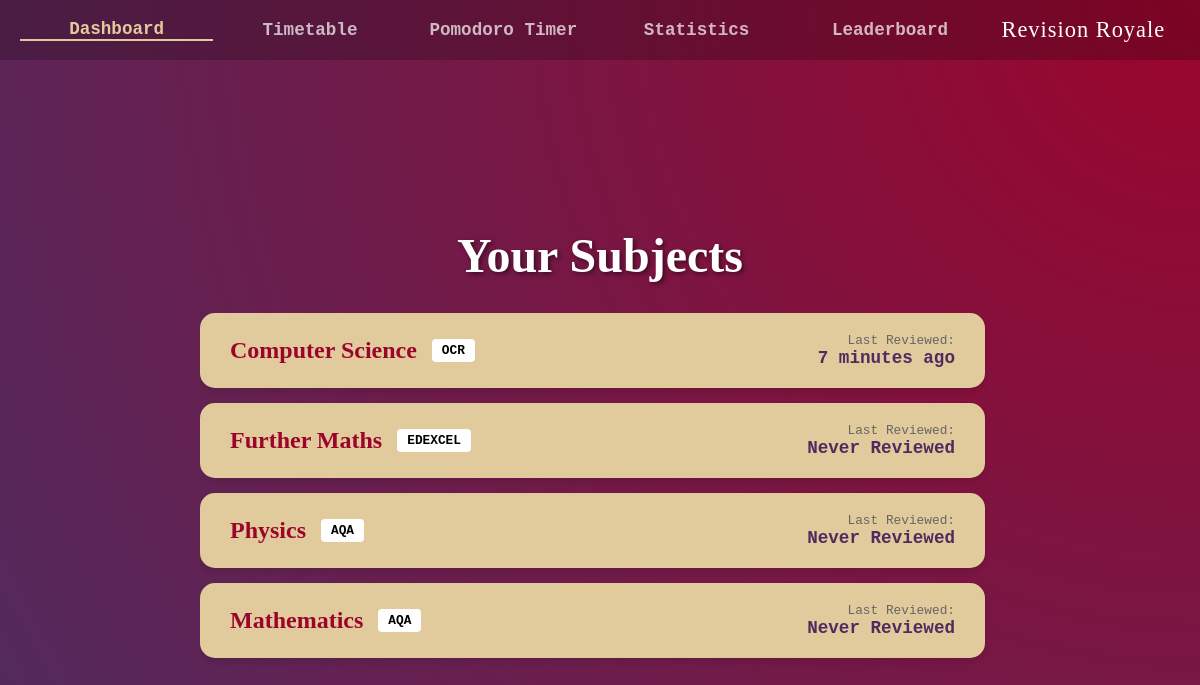
The app's page /dashboard (signed in), older data.
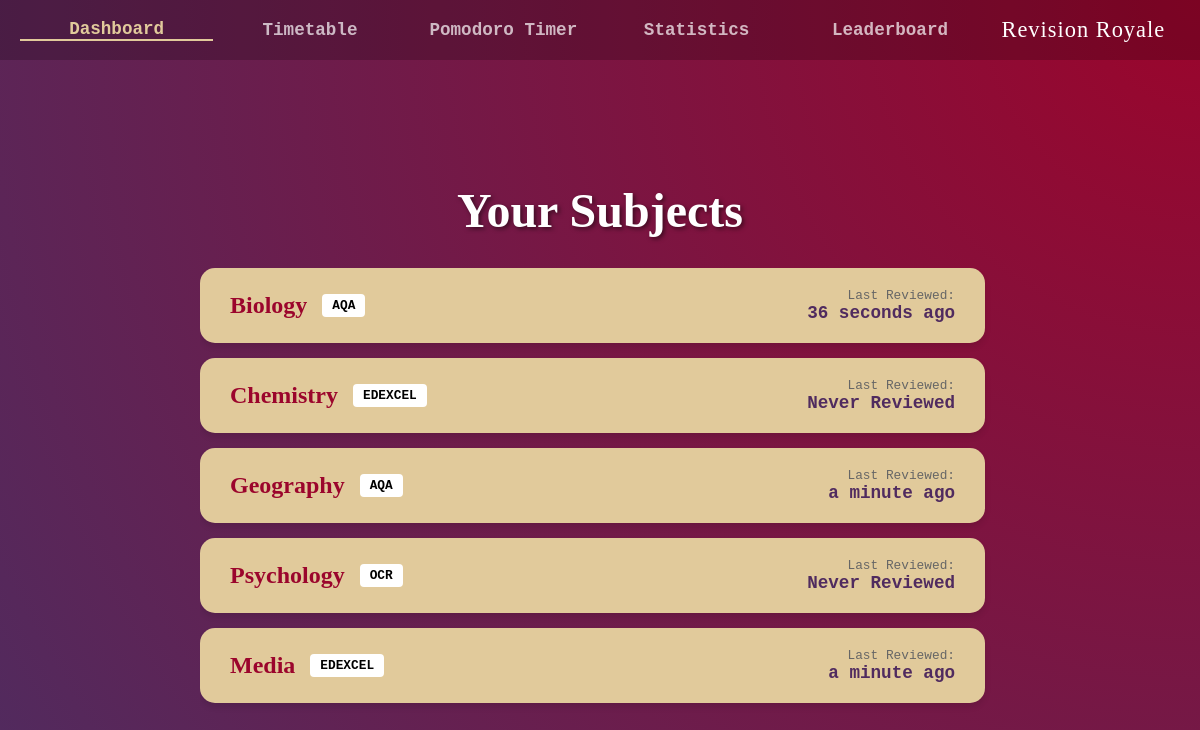
The same page, newer data.
### tables this page shows
CREATE TABLE Subjects
(SubjectID INTEGER PRIMARY KEY AUTOINCREMENT,
SubjectName TEXT,
ExamBoard TEXT,
TimeSpent INTEGER,
LastReviewed INTEGER,
Priority REAL,
Username TEXT,
FOREIGN KEY(Username) REFERENCES Users(Username));

### app.py (the view)
@app.route("/dashboard", methods=["GET"])
def DashboardPage():
    AuthHandling(session)
    if CurrentUser is None:
        return redirect("/login")
    if CurrentUser.GetAttribute("SetupComplete").Value == 0:
        return redirect("/setup-subjects")
    SubjectRecords: list[Record] = ProgramDatabase.GetAllRecords("Subjects", AttributeValue("Username", "TEXT", session["user"]))
    if SubjectRecords is None or SubjectRecords == []:
        return redirect('/setup-subjects')
    Subjects = []
    for Subject in SubjectRecords:
        LastReviewed = Subject.GetAttribute("LastReviewed").Value
        if LastReviewed == 0:
            LastReviewed = "Never Reviewed"
        else:
            LastReviewed = arrow.get(LastReviewed).humanize()
        Subjects.append({"SubjectID" : Subject.GetPrimaryKey().Value,
                         "SubjectName": Subject.GetAttribute("SubjectName").Value,
                         "ExamBoard": Subject.GetAttribute("ExamBoard").Value,
                         "LastReviewed": LastReviewed})
    return render_template("authenticated/dashboard.html", ActivePage="dashboard", Subjects=Subjects)

### app.py (called while the page is built)
def AuthHandling(Session):
    global CurrentUser
    if "user" not in Session:
        return redirect("/login")
    if CurrentUser is None or CurrentUser.IsEmpty():
        CurrentUser = AuthenticationModule.GetUserRecord(session["user"])
    if CurrentUser is None or CurrentUser.IsEmpty():
        return redirect("/login")
    else:
        AuthenticationModule.UpdateStreak(CurrentUser)
        AuthenticationModule.UpdateLastActive(CurrentUser)

### modules.py (called while the page is built)
def GetAttributeValueFromList(Attributes: list[AttributeValue], Name: str) -> AttributeValue:
    for Attribute in Attributes:
        if Attribute.Name == Name:
            return Attribute
    return None

    def IsEmpty(self) -> bool:
        return (self.TableName == "" or self.PrimaryKey == None)

    def GetTableName(self) -> str:
        return self.TableName

    def GetPrimaryKey(self) -> AttributeValue:
        return self.PrimaryKey

    def GetAttributes(self) -> list[AttributeValue]:
        return self.Attributes

    def ChangeAttribute(self, Name: str, Value: any) -> None:
        CurrentAttributes: list[AttributeValue] = self.Attributes
        if Name == self.PrimaryKey.Name:
            return
        for Attribute in CurrentAttributes:
            if Attribute.Name == Name:
                Attribute.Value = Value
        self.Attributes = CurrentAttributes

    def GetAttribute(self, Name: str) -> AttributeValue:
        return GetAttributeValueFromList(self.Attributes, Name)

    def UpdateStreak(self, UserRecord: Record):
        CurrentTime: int = int(time.time())
        CurrentDayNumber = CurrentTime // 86400 # Dividing the seconds by 86400 (the number of seconds in a day)
        LastDayNumber = UserRecord.GetAttribute("LastActive").Value // 86400 # Dividing the seconds by 86400 (the number of seconds in a day)
        if CurrentDayNumber == LastDayNumber: ## Not a new day login
            pass
        elif CurrentDayNumber == (LastDayNumber + 1): ## If the streak is consecutive by a day
            UserRecord.ChangeAttribute("Streak", UserRecord.GetAttribute("Streak").Value + 1) ## Increments the user's streak
        else: # Streak broken
            UserRecord.ChangeAttribute("Streak", 1) ## Reset the user's streak
        self.ProgramDatabase.SaveRecord(UserRecord)

    def UpdateLastActive(self, UserRecord: Record):
        UserRecord.ChangeAttribute("LastActive", int(time.time()))
        self.ProgramDatabase.SaveRecord(UserRecord)

### templates/authenticated/dashboard.html
{% extends "authenticated/authenticated_base.html" %}
{% block app_content %}
<div class="dashboard-container">
    <h1 class="page-title">Your Subjects</h1>
    <div class="subject-list-container">
        {% if Subjects %}
            {% for Subject in Subjects %}
            <a href="/deck_selection?SubjectID={{Subject.SubjectID}}" class="subject-card">
                <div class="subject-info">
                    <h2 class="subject-name">{{ Subject.SubjectName }}</h2>
                    <span class="exam-board-tag">{{ Subject.ExamBoard }}</span>
                </div>
                <div class="last-reviewed">
                    <span class="label">Last Reviewed:</span>
                    <span class="time">{{ Subject.LastReviewed }}</span>
                </div>
            </a>
            {% endfor %}
        {% endif %}
    </div>
</div>
{% endblock %}

### templates/authenticated/authenticated_base.html
{% extends "base.html" %}
{% block content %}
<nav class="top-nav">
    <a href="/dashboard" class="nav-item {{ 'active' if ActivePage == 'dashboard' }}">Dashboard</a>
    <a href="/timetable" class="nav-item {{ 'active' if ActivePage == 'timetable' }}">Timetable</a>
    <a href="/timer" class="nav-item {{ 'active' if ActivePage == 'timer' }}">Pomodoro Timer</a>
    <a href="/statistics" class="nav-item {{ 'active' if ActivePage == 'statistics' }}">Statistics</a>
    <a href="/leaderboard" class="nav-item {{ 'active' if ActivePage == 'leaderboard' }}">Leaderboard</a>
    <span class="nav-brand">Revision Royale</span>
</nav>
<div class="app-container">
    {% block app_content %}{% endblock %}
</div>
{% endblock %}

### templates/base.html (shortened to what this page needs)
<!DOCTYPE html>
<html lang="en">
<head>
    <link rel="stylesheet" href="{{ url_for('static', filename='style.css') }}" type="text/css"/>
</head>
<body>
    <main>
        {% block content %}{% endblock %}
    </main>
</body>
</html>

### static/style.css (style rules this page uses)
* { margin: 0; padding: 0; box-sizing: border-box; }
body { height: 100vh; display: flex; justify-content: center; align-items: center; color: white; font-family: 'Courier New', Courier, monospace; background: radial-gradient(circle at top right, #9b052cff, #502b5fff); text-align: center; }
h1 { font-family: 'Royale', 'Courier New', serif; font-size: 5rem; margin-bottom: 5px; }
.top-nav { position: fixed; top: 0; left: 0; width: 100%; height: 60px; background-color: rgba(0, 0, 0, 0.2); display: flex; align-items: center; justify-content: space-around; padding: 0 20px; z-index: 1000; }
.nav-item { color: rgba(255, 255, 255, 0.7); text-decoration: none; font-size: 1.1rem; font-weight: bold; transition: color 0.3s ease; flex: 1; text-align: center; }
.nav-item.active { color: #e1ca9bff; border-bottom: 2px solid #e1ca9bff; }
.nav-brand { flex: 1; text-align: center; font-family: 'Royale', serif; font-size: 1.4rem; color: white; letter-spacing: 1px; }
.app-container { margin-top: 80px; width: 100%; display: flex; justify-content: center; }
.dashboard-container { width: 800px; display: flex; flex-direction: column; align-items: center; padding-top: 20px; }
.page-title { font-family: 'Consolas', serif; font-size: 3rem; margin-bottom: 30px; text-shadow: 2px 2px 4px rgba(0,0,0,0.5); }
.subject-info { display: flex; align-items: center; gap: 15px; }
.subject-list-container { width: 100%; max-height: 60vh; overflow-y: auto; padding-right: 15px; scrollbar-width: thin; scrollbar-color: #e1ca9bff #9b052cff; }
.subject-card { background-color: #e1ca9bff; color: #333; padding: 20px 30px; border-radius: 15px; margin-bottom: 15px; display: flex; justify-content: space-between; align-items: center; box-shadow: 0 4px 6px rgba(0,0,0,0.1); transition: transform 0.2s; text-decoration: none; }
.subject-name { font-family: 'Consolas', serif; font-size: 1.5rem; color: #9b052cff; margin-bottom: 0; margin-right: 0; }
.exam-board-tag { background-color: white; color: black; padding: 4px 10px; border-radius: 4px; font-size: 0.8rem; font-weight: bold; text-transform: uppercase; height: fit-content; }
.last-reviewed { text-align: right; display: flex; flex-direction: column; }
.last-reviewed .label { font-size: 0.8rem; color: #666; }
.last-reviewed .time { font-size: 1.1rem; font-weight: bold; color: #502b5f; }

Row changes from the older to the newer data that the page shows:
changed Subjects: SubjectName "Computer Science" → "Biology"; ExamBoard "OCR" → "AQA"; LastReviewed "7 minutes ago" → "36 seconds ago"
changed Subjects: SubjectName "Further Maths" → "Chemistry"
changed Subjects: SubjectName "Physics" → "Geography"; LastReviewed "Never Reviewed" → "a minute ago"
changed Subjects: SubjectName "Mathematics" → "Psychology"; ExamBoard "AQA" → "OCR"
added Subjects: SubjectName "Media", ExamBoard "EDEXCEL", LastReviewed "a minute ago"
